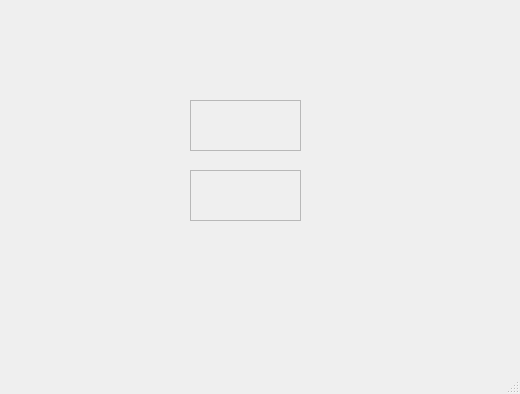
<?xml version="1.0" encoding="UTF-8"?>
<ui version="4.0">
 <class>MainWindow</class>
 <widget class="QMainWindow" name="MainWindow">
  <property name="geometry">
   <rect>
    <x>0</x>
    <y>0</y>
    <width>520</width>
    <height>394</height>
   </rect>
  </property>
  <property name="windowTitle">
   <string>MainWindow</string>
  </property>
  <widget class="QWidget" name="centralwidget">
   <widget class="QFrame" name="frame">
    <property name="geometry">
     <rect>
      <x>190</x>
      <y>100</y>
      <width>111</width>
      <height>51</height>
     </rect>
    </property>
    <property name="frameShape">
     <enum>QFrame::StyledPanel</enum>
    </property>
    <property name="frameShadow">
     <enum>QFrame::Raised</enum>
    </property>
   </widget>
   <widget class="QFrame" name="frame_2">
    <property name="geometry">
     <rect>
      <x>190</x>
      <y>170</y>
      <width>111</width>
      <height>51</height>
     </rect>
    </property>
    <property name="frameShape">
     <enum>QFrame::StyledPanel</enum>
    </property>
    <property name="frameShadow">
     <enum>QFrame::Raised</enum>
    </property>
   </widget>
  </widget>
  <widget class="QMenuBar" name="menubar">
   <property name="geometry">
    <rect>
     <x>0</x>
     <y>0</y>
     <width>520</width>
     <height>22</height>
    </rect>
   </property>
  </widget>
  <widget class="QStatusBar" name="statusbar"/>
 </widget>
 <resources/>
 <connections/>
</ui>
